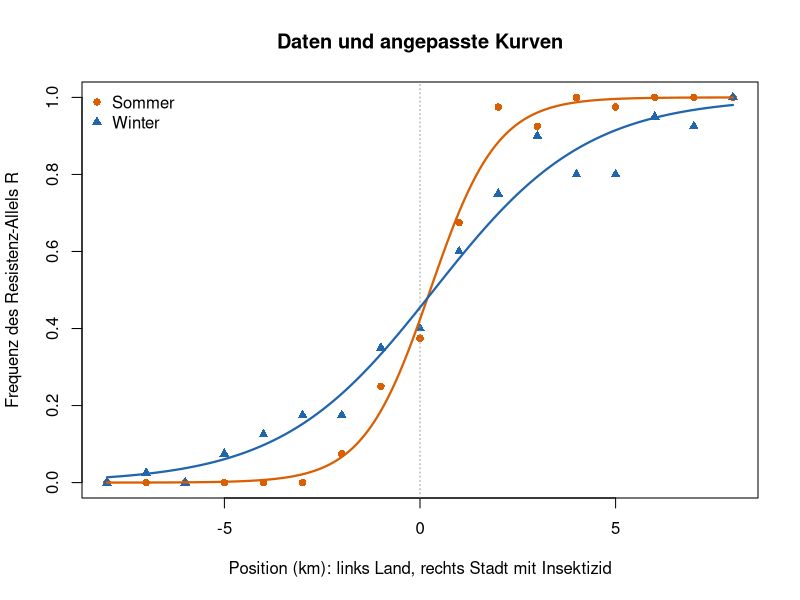
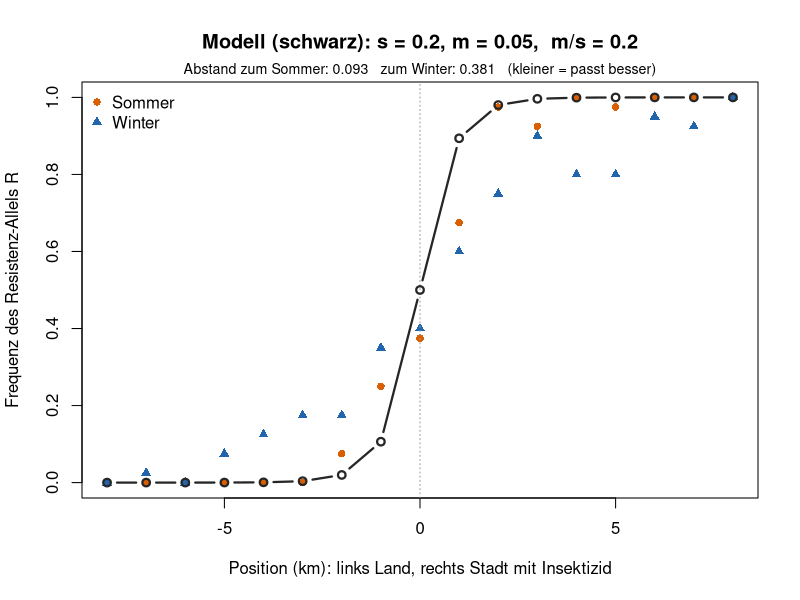
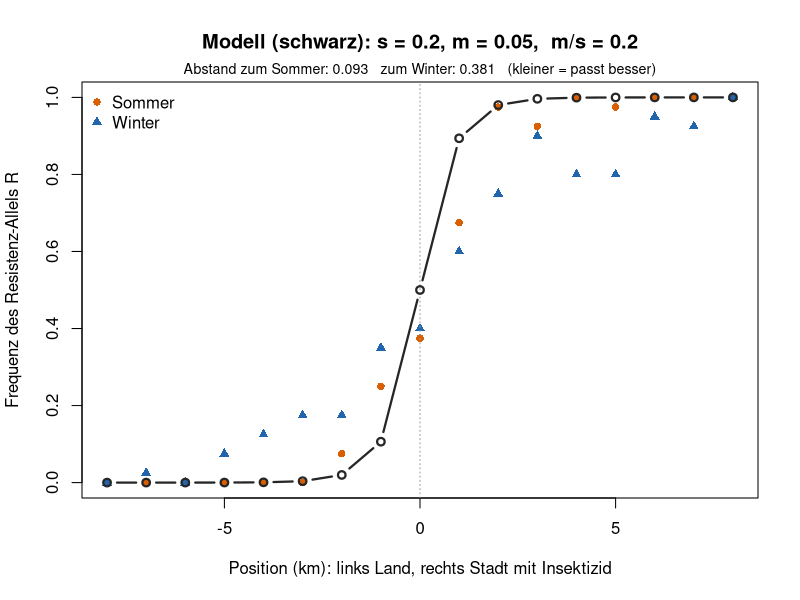

The R source for these figures, in order:
# Woche 8 — Checkpoint B (nur R, base R)
# Sommer und Winter: eine Resistenz-Cline bei Stechmuecken
# In RStudio: Working Directory = weeks/week-08, dann Zeile fuer Zeile ausfuehren.
# Kein Programmieren: nur ausfuehren und Zahlen aendern.

# In der Stadt wird gegen Muecken Insektizid gespritzt, auf dem Land nicht. In der Stadt ist das Resistenz-Allel R im Vorteil, auf dem Land das empfindliche Allel r. Die Muecken fliegen zwischen Stadt und Land hin und her.
#
# Die Daten. Entlang einer Strecke liegen 17 Stellen im Abstand von 1 km: Position −8 bis −1 ist Land, 0 ist die Stadtgrenze, 1 bis 8 ist Stadt. An jeder Stelle wurden 20 Muecken gefangen und ihre 40 Genkopien untersucht. Gezaehlt wurde, wie viele davon R sind; daraus ergibt sich die Frequenz von R (zwischen 0 und 1). Das wurde zweimal gemacht: im Sommer und im Winter.
#
# Die Abbildungen. Alle Abbildungen haben dieselben Achsen:
#
# - x-Achse: Position in km, links Land, rechts Stadt, gepunktete Linie = Stadtgrenze,
# - y-Achse: Frequenz von R an dieser Stelle,
# - orange Kreise: Sommer-Daten, blaue Dreiecke: Winter-Daten.
#
# Auf dem Land ist R selten, in der Stadt haeufig. Dazwischen liegt ein Uebergang, eine Cline. Im Winter sieht dieser Uebergang anders aus als im Sommer. Warum?

# --- Auftrag ---
#
# 1. Passen Sie das Modell an die Sommer-Cline an.
# 2. Veraendern Sie diese Loesung, bis sie auch zur Winter-Cline passt.
# 3. Schliessen Sie daraus biologisch, was sich im Winter geaendert hat.
#
# Am Schluss steht eine Frage. Diese beantworten Sie der Assistenz in 1–2 Minuten mit einer Abbildung.

# ===========================================================================
# 0 · Daten und Funktionen
# ===========================================================================
#
# Einfach ausfuehren (Kursdaten, erfunden).

# Position in km: links (x < 0) Land ohne Insektizid, rechts (x > 0) Stadt mit Insektizid
x <- seq(-8, 8, by = 1)
n <- 40   # untersuchte Allele (Genkopien) pro Stelle

# Anzahl Resistenz-Allele R pro Stelle (Kursdaten)
k_sommer <- c(0, 0, 0, 0, 0, 0, 3, 10, 15, 27, 39, 37, 40, 39, 40, 40, 40)
k_winter <- c(0, 1, 0, 3, 5, 7, 7, 14, 16, 24, 30, 36, 32, 32, 38, 37, 40)

sommer <- data.frame(x = x, p = k_sommer / n)
winter <- data.frame(x = x, p = k_winter / n)

farben <- c(Sommer = "#d95f02", Winter = "#2166ac")

# Logistische Kurve: c = Zentrum (p = 0.5), b = Steilheit, Breite = 4 / b
logistisch <- function(x, c, b) 1 / (1 + exp(-b * (x - c)))

passe_an <- function(d) {
  nls(p ~ logistisch(x, c, b), data = d, start = list(c = 0, b = 1))
}

zeige_clines <- function(main = "Resistenz entlang des Transekts") {
  plot(sommer$x, sommer$p, pch = 16, col = farben["Sommer"], ylim = c(0, 1),
       xlab = "Position (km): links Land, rechts Stadt mit Insektizid",
       ylab = "Frequenz des Resistenz-Allels R", main = main)
  points(winter$x, winter$p, pch = 17, col = farben["Winter"])
  abline(v = 0, lty = 3, col = "grey60")
  legend("topleft", c("Sommer", "Winter"), pch = c(16, 17),
         col = farben, bty = "n")
}

vergleiche_clines <- function() {
  fit_s <- passe_an(sommer)
  fit_w <- passe_an(winter)
  zeige_clines(main = "Daten und angepasste Kurven")
  x_fein <- seq(-8, 8, length.out = 200)
  lines(x_fein, predict(fit_s, data.frame(x = x_fein)),
        col = farben["Sommer"], lwd = 2.2)
  lines(x_fein, predict(fit_w, data.frame(x = x_fein)),
        col = farben["Winter"], lwd = 2.2)
  tab <- rbind(Sommer = coef(fit_s), Winter = coef(fit_w))
  data.frame(zentrum_km = round(tab[, "c"], 1),
             breite_km  = round(4 / tab[, "b"], 1))
}

# Modell wie Woche 7, aber 17 Stellen in einer Reihe:
# 1. Selektion lokal: in der Stadt ist R besser, auf dem Land r
# 2. Migration: Anteil m/2 fliegt zu jeder Nachbarstelle
selektionsschritt <- function(p, w) {
  q <- 1 - p
  w_quer <- p^2 * w[1] + 2 * p * q * w[2] + q^2 * w[3]
  (p^2 * w[1] + p * q * w[2]) / w_quer
}

simuliere_cline <- function(s, m, generationen = 3000) {
  p <- rep(0.5, length(x))
  for (t in seq_len(generationen)) {
    for (i in seq_along(x)) {
      w <- if (x[i] > 0) c(1 + s, 1 + s / 2, 1) else c(1, 1 + s / 2, 1 + s)
      if (x[i] == 0) w <- c(1, 1, 1)
      p[i] <- selektionsschritt(p[i], w)
    }
    links  <- c(p[1], p[-length(p)])
    rechts <- c(p[-1], p[length(p)])
    p <- (1 - m) * p + m / 2 * links + m / 2 * rechts
  }
  p
}

# Abstand zwischen Modell und Daten (kleiner = passt besser)
abstand <- function(p_modell, daten) round(sum((p_modell - daten$p)^2), 3)

zeige_modell <- function(s, m) {
  p_modell <- simuliere_cline(s, m)
  zeige_clines(main = paste0("Modell (schwarz): s = ", s, ", m = ", m,
                             ",  m/s = ", round(m / s, 1)))
  lines(x, p_modell, col = "grey15", lwd = 2.2, type = "b", pch = 1)
  mtext(paste0("Abstand zum Sommer: ", abstand(p_modell, sommer),
               "   zum Winter: ", abstand(p_modell, winter),
               "   (kleiner = passt besser)"), side = 3, line = 0.2, cex = 0.85)
}

# ===========================================================================
# 1 · Die Daten
# ===========================================================================

vergleiche_clines()

# Die Linien sind logistische Kurven (S-Kurven), die R moeglichst gut durch die Punkte legt. Die Tabelle darunter fasst jede Kurve in zwei Zahlen zusammen:
#
# - Zentrum: Position, an der die Frequenz von R 0.5 ist,
# - Breite: wie viele km der Uebergang von «fast kein R» zu «fast nur R» dauert.

# ===========================================================================
# 2 · Das Modell
# ===========================================================================
#
# Das Modell ist wie in Woche 7, nur mit 17 Stellen in einer Reihe. In jeder Generation passiert zweierlei:
#
# 1. Selektion an jeder Stelle: In der Stadt haben RR-Muecken die Fitness 1 + s, auf dem Land die rr-Muecken. Rr liegt in der Mitte.
# 2. Migration: Ein Anteil m/2 der Muecken fliegt zur linken, ein Anteil m/2 zur rechten Nachbarstelle.
#
# Das Modell startet ueberall mit Frequenz 0.5 und rechnet 3000 Generationen, bis sich die Cline nicht mehr aendert.
#
# Was die Abbildung zeigt: die Daten wie oben und dazu das Modell als schwarze Linie mit offenen Kreisen. Im Titel stehen s, m und m/s. Darunter steht der Abstand zwischen Modell und Daten, einmal zum Sommer und einmal zum Winter. Der Abstand ist die Summe der quadrierten Unterschiede ueber alle 17 Stellen: 0 hiesse perfekt, unter etwa 0.06 passt das Modell.

# ===========================================================================
# 3 · Schritt 1: den Sommer anpassen
# ===========================================================================
#
# Das Modell startet mit s = 0.2 und m = 0.05. Fuehren Sie den Block aus: Die schwarze Linie passt noch nicht ganz zum Sommer (Abstand zum Sommer ueber 0.06).
#
# Anweisung: Aendern Sie entweder s oder m (nur eine Zahl) und fuehren Sie den Block erneut aus. Wiederholen Sie das, bis der Abstand zum Sommer unter 0.06 liegt. Notieren Sie Ihre Werte.

zeige_modell(s = 0.2, m = 0.05)   # Sommer: s oder m aendern

# ===========================================================================
# 4 · Schritt 2: den Winter anpassen
# ===========================================================================
#
# Nehmen Sie Ihre Sommer-Loesung und tragen Sie sie unten ein. Die Winter-Cline ist breiter.
#
# Anweisung: Aendern Sie wieder nur eine Zahl, bis der Abstand zum Winter unter 0.06 liegt.
#
# - Versuch 1: nur s aendern. Groesser oder kleiner?
# - Versuch 2: zurueck zur Sommer-Loesung, jetzt nur m aendern. Groesser oder kleiner?

zeige_modell(s = 0.2, m = 0.05)   # hier Ihre Sommer-Loesung eintragen, dann eine Zahl aendern

# ===========================================================================
# 5 · Die Frage
# ===========================================================================

# --- Was hat sich im Winter geaendert? ---
#
# a) Ihre Werte:
#
# |  | s | m | m/s | Abstand |
# | Sommer |  |  |  |  |
# | Winter, nur s geaendert |  |  |  |  |
# | Winter, nur m geaendert |  |  |  |  |
#
# b) Welchen Parameter muss man in welche Richtung aendern, damit die Cline breiter wird? Was haben beide Winter-Loesungen gemeinsam?
#
# c) Biologisch: Im Winter fliegen die Muecken weniger. Welcher Parameter hat sich dann eher geaendert, und in welche Richtung? Was schliessen Sie daraus ueber das Insektizid im Winter?
